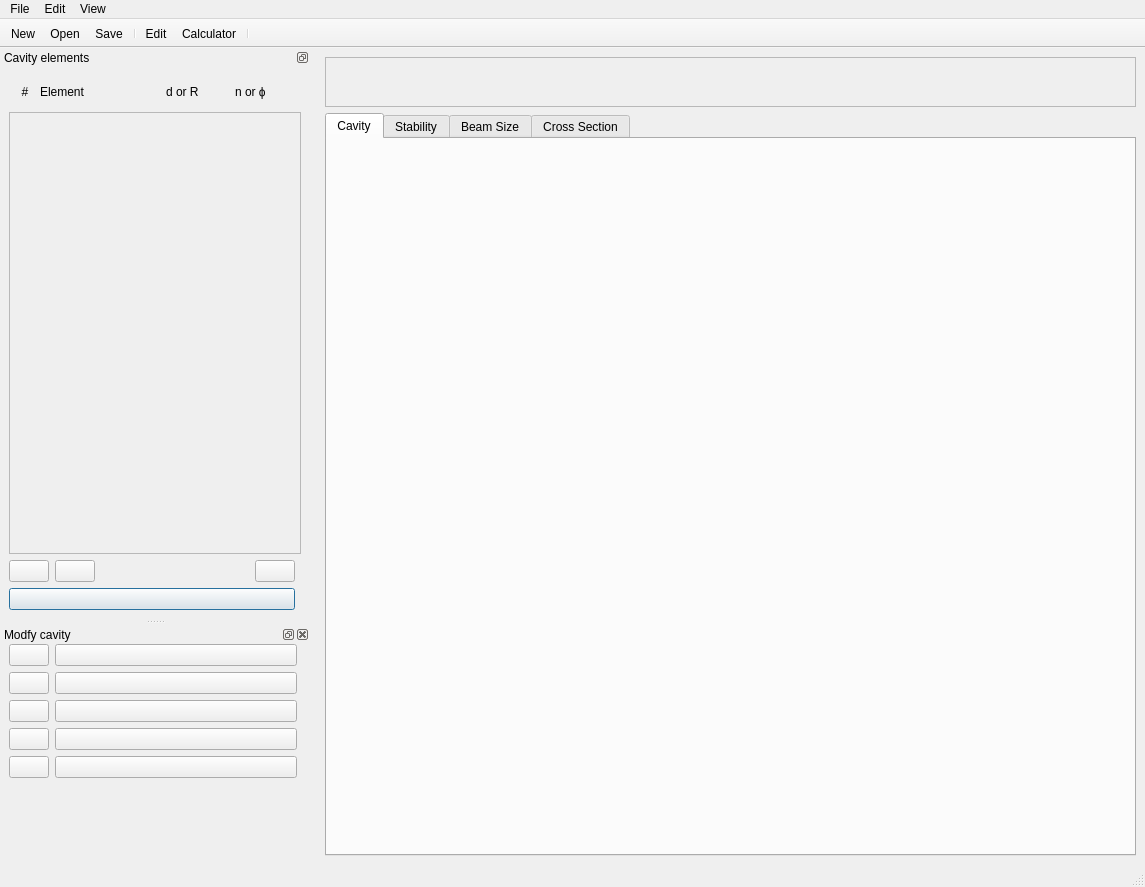
<?xml version="1.0" encoding="UTF-8"?>
<ui version="4.0">
 <class>MainWindow</class>
 <widget class="QMainWindow" name="MainWindow">
  <property name="geometry">
   <rect>
    <x>0</x>
    <y>0</y>
    <width>1145</width>
    <height>887</height>
   </rect>
  </property>
  <property name="windowTitle">
   <string>SimCav 5.0</string>
  </property>
  <property name="windowIcon">
   <iconset>
    <normaloff>Icons/logo-tg3.png</normaloff>Icons/logo-tg3.png</iconset>
  </property>
  <widget class="QWidget" name="centralwidget">
   <layout class="QGridLayout" name="gridLayout_2">
    <item row="1" column="0">
     <widget class="QTabWidget" name="tabWidget">
      <property name="enabled">
       <bool>true</bool>
      </property>
      <property name="tabShape">
       <enum>QTabWidget::Rounded</enum>
      </property>
      <property name="currentIndex">
       <number>0</number>
      </property>
      <property name="movable">
       <bool>true</bool>
      </property>
      <property name="tabBarAutoHide">
       <bool>true</bool>
      </property>
      <widget class="QWidget" name="tab_cavity">
       <attribute name="title">
        <string>Cavity</string>
       </attribute>
      </widget>
      <widget class="QWidget" name="tab_stability">
       <attribute name="title">
        <string>Stability</string>
       </attribute>
       <layout class="QVBoxLayout" name="verticalLayout">
        <item>
         <widget class="QWidget" name="stabilityUI" native="true">
          <property name="sizePolicy">
           <sizepolicy hsizetype="Preferred" vsizetype="Fixed">
            <horstretch>0</horstretch>
            <verstretch>0</verstretch>
           </sizepolicy>
          </property>
          <layout class="QHBoxLayout" name="horizontalLayout_3">
           <item>
            <widget class="QLabel" name="label_5">
             <property name="text">
              <string>Varying element:</string>
             </property>
            </widget>
           </item>
           <item>
            <widget class="QComboBox" name="stability_comboBox"/>
           </item>
           <item>
            <widget class="QLabel" name="label_6">
             <property name="text">
              <string>Variation range:</string>
             </property>
            </widget>
           </item>
           <item>
            <widget class="QLineEdit" name="stability_xstart">
             <property name="inputMethodHints">
              <set>Qt::ImhNone</set>
             </property>
             <property name="placeholderText">
              <string>(mm)</string>
             </property>
            </widget>
           </item>
           <item>
            <widget class="QLineEdit" name="stability_xend">
             <property name="inputMethodHints">
              <set>Qt::ImhNone</set>
             </property>
             <property name="placeholderText">
              <string>(mm)</string>
             </property>
            </widget>
           </item>
           <item>
            <spacer name="horizontalSpacer_2">
             <property name="orientation">
              <enum>Qt::Horizontal</enum>
             </property>
             <property name="sizeHint" stdset="0">
              <size>
               <width>40</width>
               <height>20</height>
              </size>
             </property>
            </spacer>
           </item>
           <item>
            <widget class="QPushButton" name="button_calcStability">
             <property name="text">
              <string>Calculate!</string>
             </property>
            </widget>
           </item>
          </layout>
         </widget>
        </item>
       </layout>
      </widget>
      <widget class="QWidget" name="tab_beamSize">
       <attribute name="title">
        <string>Beam Size</string>
       </attribute>
       <layout class="QVBoxLayout" name="verticalLayout_2">
        <item>
         <widget class="QWidget" name="widget_3" native="true">
          <property name="sizePolicy">
           <sizepolicy hsizetype="Expanding" vsizetype="Fixed">
            <horstretch>0</horstretch>
            <verstretch>0</verstretch>
           </sizepolicy>
          </property>
          <layout class="QHBoxLayout" name="horizontalLayout_4">
           <item>
            <widget class="QLabel" name="label_7">
             <property name="text">
              <string>Beam size at element:</string>
             </property>
            </widget>
           </item>
           <item>
            <widget class="QComboBox" name="beamsize_comboBox_watch"/>
           </item>
           <item>
            <widget class="QLabel" name="label_8">
             <property name="text">
              <string>Varying element:</string>
             </property>
            </widget>
           </item>
           <item>
            <widget class="QComboBox" name="beamsize_comboBox_var"/>
           </item>
           <item>
            <widget class="QLabel" name="label_9">
             <property name="text">
              <string>Variation range:</string>
             </property>
            </widget>
           </item>
           <item>
            <widget class="QLineEdit" name="beamsize_xstart"/>
           </item>
           <item>
            <widget class="QLineEdit" name="beamsize_xend"/>
           </item>
           <item>
            <spacer name="horizontalSpacer_3">
             <property name="orientation">
              <enum>Qt::Horizontal</enum>
             </property>
             <property name="sizeHint" stdset="0">
              <size>
               <width>40</width>
               <height>20</height>
              </size>
             </property>
            </spacer>
           </item>
           <item>
            <widget class="QPushButton" name="button_calcBeamsize">
             <property name="text">
              <string>Calculate!</string>
             </property>
            </widget>
           </item>
          </layout>
         </widget>
        </item>
       </layout>
      </widget>
      <widget class="QWidget" name="tab_crossSection">
       <attribute name="title">
        <string>Cross Section</string>
       </attribute>
       <layout class="QVBoxLayout" name="verticalLayout_3">
        <item>
         <widget class="QWidget" name="widget" native="true">
          <property name="sizePolicy">
           <sizepolicy hsizetype="Preferred" vsizetype="Fixed">
            <horstretch>0</horstretch>
            <verstretch>0</verstretch>
           </sizepolicy>
          </property>
          <layout class="QHBoxLayout" name="horizontalLayout_5">
           <item>
            <widget class="QLabel" name="label_10">
             <property name="text">
              <string>z (mm) = </string>
             </property>
            </widget>
           </item>
           <item>
            <widget class="QLineEdit" name="crossSectionBox">
             <property name="sizePolicy">
              <sizepolicy hsizetype="Fixed" vsizetype="Fixed">
               <horstretch>0</horstretch>
               <verstretch>0</verstretch>
              </sizepolicy>
             </property>
             <property name="text">
              <string>0</string>
             </property>
             <property name="alignment">
              <set>Qt::AlignCenter</set>
             </property>
             <property name="readOnly">
              <bool>true</bool>
             </property>
            </widget>
           </item>
           <item>
            <widget class="QSlider" name="crossSectionSlider">
             <property name="maximum">
              <number>100</number>
             </property>
             <property name="orientation">
              <enum>Qt::Horizontal</enum>
             </property>
             <property name="tickPosition">
              <enum>QSlider::TicksAbove</enum>
             </property>
            </widget>
           </item>
           <item>
            <widget class="QPushButton" name="button_crossSectionUpdate">
             <property name="text">
              <string/>
             </property>
             <property name="icon">
              <iconset>
               <normaloff>Icons/update.png</normaloff>Icons/update.png</iconset>
             </property>
            </widget>
           </item>
          </layout>
         </widget>
        </item>
       </layout>
      </widget>
     </widget>
    </item>
    <item row="0" column="0">
     <widget class="QScrollArea" name="scroll_cavityIcons">
      <property name="sizePolicy">
       <sizepolicy hsizetype="Expanding" vsizetype="MinimumExpanding">
        <horstretch>0</horstretch>
        <verstretch>0</verstretch>
       </sizepolicy>
      </property>
      <property name="minimumSize">
       <size>
        <width>0</width>
        <height>35</height>
       </size>
      </property>
      <property name="maximumSize">
       <size>
        <width>16777215</width>
        <height>50</height>
       </size>
      </property>
      <property name="verticalScrollBarPolicy">
       <enum>Qt::ScrollBarAlwaysOff</enum>
      </property>
      <property name="horizontalScrollBarPolicy">
       <enum>Qt::ScrollBarAsNeeded</enum>
      </property>
      <property name="widgetResizable">
       <bool>true</bool>
      </property>
      <property name="alignment">
       <set>Qt::AlignCenter</set>
      </property>
      <widget class="QWidget" name="scroll_cavityIconsArea">
       <property name="geometry">
        <rect>
         <x>0</x>
         <y>0</y>
         <width>809</width>
         <height>48</height>
        </rect>
       </property>
      </widget>
     </widget>
    </item>
   </layout>
  </widget>
  <widget class="QMenuBar" name="menubar">
   <property name="geometry">
    <rect>
     <x>0</x>
     <y>0</y>
     <width>1145</width>
     <height>22</height>
    </rect>
   </property>
   <widget class="QMenu" name="menuFile">
    <property name="title">
     <string>File</string>
    </property>
    <addaction name="actionNew"/>
    <addaction name="actionOpen"/>
    <addaction name="separator"/>
    <addaction name="actionSave"/>
    <addaction name="actionSaveAs"/>
    <addaction name="separator"/>
    <addaction name="actionQuit"/>
   </widget>
   <widget class="QMenu" name="menuEdit">
    <property name="title">
     <string>Edit</string>
    </property>
   </widget>
   <widget class="QMenu" name="menuView">
    <property name="title">
     <string>View</string>
    </property>
    <addaction name="view_Toolbar"/>
    <addaction name="view_editElements"/>
    <addaction name="view_calculateSolutions"/>
   </widget>
   <addaction name="menuFile"/>
   <addaction name="menuEdit"/>
   <addaction name="menuView"/>
  </widget>
  <widget class="QStatusBar" name="statusbar"/>
  <widget class="QToolBar" name="toolBar">
   <property name="windowTitle">
    <string>toolBar</string>
   </property>
   <property name="movable">
    <bool>false</bool>
   </property>
   <attribute name="toolBarArea">
    <enum>TopToolBarArea</enum>
   </attribute>
   <attribute name="toolBarBreak">
    <bool>false</bool>
   </attribute>
   <addaction name="actionNew"/>
   <addaction name="actionOpen"/>
   <addaction name="actionSave"/>
   <addaction name="separator"/>
   <addaction name="actionEdit"/>
   <addaction name="actionCalculator"/>
   <addaction name="separator"/>
  </widget>
  <widget class="QDockWidget" name="elementbox">
   <property name="sizePolicy">
    <sizepolicy hsizetype="Expanding" vsizetype="Preferred">
     <horstretch>0</horstretch>
     <verstretch>0</verstretch>
    </sizepolicy>
   </property>
   <property name="minimumSize">
    <size>
     <width>310</width>
     <height>240</height>
    </size>
   </property>
   <property name="features">
    <set>QDockWidget::DockWidgetFloatable|QDockWidget::DockWidgetMovable</set>
   </property>
   <property name="allowedAreas">
    <set>Qt::LeftDockWidgetArea|Qt::RightDockWidgetArea</set>
   </property>
   <property name="windowTitle">
    <string>Cavity elements</string>
   </property>
   <attribute name="dockWidgetArea">
    <number>1</number>
   </attribute>
   <widget class="QWidget" name="dockWidgetContents">
    <layout class="QGridLayout" name="gridLayout">
     <item row="0" column="0" colspan="2">
      <widget class="QWidget" name="widget_2" native="true">
       <property name="minimumSize">
        <size>
         <width>0</width>
         <height>30</height>
        </size>
       </property>
       <widget class="QWidget" name="layoutWidget">
        <property name="geometry">
         <rect>
          <x>7</x>
          <y>5</y>
          <width>281</width>
          <height>22</height>
         </rect>
        </property>
        <layout class="QHBoxLayout" name="horizontalLayout_2">
         <item>
          <widget class="QLabel" name="label">
           <property name="maximumSize">
            <size>
             <width>18</width>
             <height>16777215</height>
            </size>
           </property>
           <property name="layoutDirection">
            <enum>Qt::LeftToRight</enum>
           </property>
           <property name="text">
            <string>#</string>
           </property>
           <property name="alignment">
            <set>Qt::AlignCenter</set>
           </property>
          </widget>
         </item>
         <item>
          <widget class="QLabel" name="label_2">
           <property name="minimumSize">
            <size>
             <width>120</width>
             <height>18</height>
            </size>
           </property>
           <property name="text">
            <string>Element</string>
           </property>
          </widget>
         </item>
         <item>
          <widget class="QLabel" name="label_3">
           <property name="text">
            <string>d or R</string>
           </property>
          </widget>
         </item>
         <item>
          <widget class="QLabel" name="label_4">
           <property name="text">
            <string>n or ϕ</string>
           </property>
          </widget>
         </item>
        </layout>
       </widget>
      </widget>
     </item>
     <item row="2" column="0">
      <layout class="QHBoxLayout" name="horizontalLayout">
       <item>
        <widget class="QPushButton" name="button_moveUp">
         <property name="text">
          <string/>
         </property>
         <property name="icon">
          <iconset>
           <normaloff>Icons/arrowUp.png</normaloff>Icons/arrowUp.png</iconset>
         </property>
        </widget>
       </item>
       <item>
        <widget class="QPushButton" name="button_moveDown">
         <property name="text">
          <string/>
         </property>
         <property name="icon">
          <iconset>
           <normaloff>Icons/arrowDown.png</normaloff>Icons/arrowDown.png</iconset>
         </property>
        </widget>
       </item>
       <item>
        <spacer name="horizontalSpacer">
         <property name="orientation">
          <enum>Qt::Horizontal</enum>
         </property>
         <property name="sizeHint" stdset="0">
          <size>
           <width>40</width>
           <height>20</height>
          </size>
         </property>
        </spacer>
       </item>
       <item>
        <widget class="QPushButton" name="button_delete">
         <property name="text">
          <string/>
         </property>
         <property name="icon">
          <iconset>
           <normaloff>Icons/small_del.png</normaloff>Icons/small_del.png</iconset>
         </property>
        </widget>
       </item>
      </layout>
     </item>
     <item row="1" column="0" colspan="2">
      <widget class="QScrollArea" name="element_list">
       <property name="layoutDirection">
        <enum>Qt::LeftToRight</enum>
       </property>
       <property name="widgetResizable">
        <bool>true</bool>
       </property>
       <property name="alignment">
        <set>Qt::AlignLeading|Qt::AlignLeft|Qt::AlignTop</set>
       </property>
       <widget class="QWidget" name="element_list_scroll">
        <property name="geometry">
         <rect>
          <x>0</x>
          <y>0</y>
          <width>290</width>
          <height>415</height>
         </rect>
        </property>
        <property name="layoutDirection">
         <enum>Qt::LeftToRight</enum>
        </property>
        <property name="autoFillBackground">
         <bool>true</bool>
        </property>
       </widget>
      </widget>
     </item>
     <item row="3" column="0">
      <widget class="QPushButton" name="button_calcCavity">
       <property name="maximumSize">
        <size>
         <width>16777215</width>
         <height>30</height>
        </size>
       </property>
       <property name="cursor">
        <cursorShape>PointingHandCursor</cursorShape>
       </property>
       <property name="text">
        <string/>
       </property>
       <property name="icon">
        <iconset>
         <normaloff>Icons/cavity_go1.png</normaloff>Icons/cavity_go1.png</iconset>
       </property>
       <property name="iconSize">
        <size>
         <width>220</width>
         <height>35</height>
        </size>
       </property>
       <property name="autoDefault">
        <bool>false</bool>
       </property>
       <property name="default">
        <bool>true</bool>
       </property>
       <property name="flat">
        <bool>false</bool>
       </property>
      </widget>
     </item>
    </layout>
   </widget>
  </widget>
  <widget class="QDockWidget" name="modifyCavity">
   <property name="sizePolicy">
    <sizepolicy hsizetype="Fixed" vsizetype="Fixed">
     <horstretch>0</horstretch>
     <verstretch>0</verstretch>
    </sizepolicy>
   </property>
   <property name="minimumSize">
    <size>
     <width>310</width>
     <height>240</height>
    </size>
   </property>
   <property name="maximumSize">
    <size>
     <width>310</width>
     <height>240</height>
    </size>
   </property>
   <property name="allowedAreas">
    <set>Qt::LeftDockWidgetArea|Qt::RightDockWidgetArea</set>
   </property>
   <property name="windowTitle">
    <string>Modfy cavity</string>
   </property>
   <attribute name="dockWidgetArea">
    <number>1</number>
   </attribute>
   <widget class="QWidget" name="modifyCavity_widget">
    <widget class="QWidget" name="layoutWidget">
     <property name="geometry">
      <rect>
       <x>9</x>
       <y>0</y>
       <width>288</width>
       <height>216</height>
      </rect>
     </property>
     <layout class="QFormLayout" name="formLayout">
      <item row="0" column="0">
       <widget class="QPushButton" name="button_flatMirror">
        <property name="text">
         <string/>
        </property>
        <property name="icon">
         <iconset>
          <normaloff>Icons/e_flat_mirror.png</normaloff>Icons/e_flat_mirror.png</iconset>
        </property>
        <property name="iconSize">
         <size>
          <width>120</width>
          <height>30</height>
         </size>
        </property>
       </widget>
      </item>
      <item row="0" column="1">
       <widget class="QPushButton" name="button_curvedMirror">
        <property name="text">
         <string/>
        </property>
        <property name="icon">
         <iconset>
          <normaloff>Icons/e_curved_mirror.png</normaloff>Icons/e_curved_mirror.png</iconset>
        </property>
        <property name="iconSize">
         <size>
          <width>120</width>
          <height>30</height>
         </size>
        </property>
       </widget>
      </item>
      <item row="1" column="0">
       <widget class="QPushButton" name="button_distance">
        <property name="text">
         <string/>
        </property>
        <property name="icon">
         <iconset>
          <normaloff>Icons/e_distance.png</normaloff>Icons/e_distance.png</iconset>
        </property>
        <property name="iconSize">
         <size>
          <width>120</width>
          <height>30</height>
         </size>
        </property>
       </widget>
      </item>
      <item row="1" column="1">
       <widget class="QPushButton" name="button_block">
        <property name="text">
         <string/>
        </property>
        <property name="icon">
         <iconset>
          <normaloff>Icons/e_block.png</normaloff>Icons/e_block.png</iconset>
        </property>
        <property name="iconSize">
         <size>
          <width>120</width>
          <height>30</height>
         </size>
        </property>
       </widget>
      </item>
      <item row="2" column="0">
       <widget class="QPushButton" name="button_brewsterPlate">
        <property name="text">
         <string/>
        </property>
        <property name="icon">
         <iconset>
          <normaloff>Icons/e_brewster_plate.png</normaloff>Icons/e_brewster_plate.png</iconset>
        </property>
        <property name="iconSize">
         <size>
          <width>120</width>
          <height>30</height>
         </size>
        </property>
       </widget>
      </item>
      <item row="2" column="1">
       <widget class="QPushButton" name="button_brewsterCrystal">
        <property name="text">
         <string/>
        </property>
        <property name="icon">
         <iconset>
          <normaloff>Icons/e_brewster_crystal.png</normaloff>Icons/e_brewster_crystal.png</iconset>
        </property>
        <property name="iconSize">
         <size>
          <width>120</width>
          <height>30</height>
         </size>
        </property>
       </widget>
      </item>
      <item row="3" column="0">
       <widget class="QPushButton" name="button_flatInterface">
        <property name="text">
         <string/>
        </property>
        <property name="icon">
         <iconset>
          <normaloff>Icons/e_flat_interface.png</normaloff>Icons/e_flat_interface.png</iconset>
        </property>
        <property name="iconSize">
         <size>
          <width>120</width>
          <height>30</height>
         </size>
        </property>
       </widget>
      </item>
      <item row="3" column="1">
       <widget class="QPushButton" name="button_curvedInterface">
        <property name="text">
         <string/>
        </property>
        <property name="icon">
         <iconset>
          <normaloff>Icons/e_curved_interface.png</normaloff>Icons/e_curved_interface.png</iconset>
        </property>
        <property name="iconSize">
         <size>
          <width>120</width>
          <height>30</height>
         </size>
        </property>
       </widget>
      </item>
      <item row="4" column="0">
       <widget class="QPushButton" name="button_thinLens">
        <property name="text">
         <string/>
        </property>
        <property name="icon">
         <iconset>
          <normaloff>Icons/e_thin_lens.png</normaloff>Icons/e_thin_lens.png</iconset>
        </property>
        <property name="iconSize">
         <size>
          <width>120</width>
          <height>30</height>
         </size>
        </property>
       </widget>
      </item>
      <item row="4" column="1">
       <widget class="QPushButton" name="button_customElement">
        <property name="text">
         <string/>
        </property>
        <property name="icon">
         <iconset>
          <normaloff>Icons/e_custom_element.png</normaloff>Icons/e_custom_element.png</iconset>
        </property>
        <property name="iconSize">
         <size>
          <width>120</width>
          <height>30</height>
         </size>
        </property>
       </widget>
      </item>
     </layout>
    </widget>
   </widget>
  </widget>
  <action name="actionNew">
   <property name="icon">
    <iconset>
     <normaloff>Icons/t_new.png</normaloff>Icons/t_new.png</iconset>
   </property>
   <property name="text">
    <string>New</string>
   </property>
   <property name="shortcut">
    <string>Ctrl+N</string>
   </property>
  </action>
  <action name="actionOpen">
   <property name="icon">
    <iconset>
     <normaloff>Icons/t_load.png</normaloff>Icons/t_load.png</iconset>
   </property>
   <property name="text">
    <string>Open</string>
   </property>
   <property name="shortcut">
    <string>Ctrl+O</string>
   </property>
  </action>
  <action name="actionSave">
   <property name="icon">
    <iconset>
     <normaloff>Icons/t_save.png</normaloff>Icons/t_save.png</iconset>
   </property>
   <property name="text">
    <string>Save</string>
   </property>
   <property name="shortcut">
    <string>Ctrl+S</string>
   </property>
  </action>
  <action name="actionQuit">
   <property name="icon">
    <iconset>
     <normaloff>Icons/t_quit.png</normaloff>Icons/t_quit.png</iconset>
   </property>
   <property name="text">
    <string>Quit</string>
   </property>
   <property name="shortcut">
    <string>Ctrl+Q</string>
   </property>
  </action>
  <action name="actionEdit">
   <property name="icon">
    <iconset>
     <normaloff>Icons/t_edit.png</normaloff>Icons/t_edit.png</iconset>
   </property>
   <property name="text">
    <string>Edit</string>
   </property>
   <property name="toolTip">
    <string>Modify cavity</string>
   </property>
  </action>
  <action name="actionCalculator">
   <property name="icon">
    <iconset>
     <normaloff>Icons/t_calcu.png</normaloff>Icons/t_calcu.png</iconset>
   </property>
   <property name="text">
    <string>Calculator</string>
   </property>
   <property name="toolTip">
    <string>Design calculator</string>
   </property>
  </action>
  <action name="view_editElements">
   <property name="checkable">
    <bool>true</bool>
   </property>
   <property name="checked">
    <bool>true</bool>
   </property>
   <property name="text">
    <string>Add elements Widget</string>
   </property>
   <property name="shortcut">
    <string>Ctrl+E</string>
   </property>
  </action>
  <action name="view_calculateSolutions">
   <property name="checkable">
    <bool>true</bool>
   </property>
   <property name="checked">
    <bool>false</bool>
   </property>
   <property name="text">
    <string>Calculate solutions Box</string>
   </property>
   <property name="shortcut">
    <string>Ctrl+R</string>
   </property>
  </action>
  <action name="view_Toolbar">
   <property name="checkable">
    <bool>true</bool>
   </property>
   <property name="checked">
    <bool>true</bool>
   </property>
   <property name="text">
    <string>Toolbar</string>
   </property>
   <property name="shortcut">
    <string>Ctrl+T</string>
   </property>
  </action>
  <action name="actionSaveAs">
   <property name="text">
    <string>Save as...</string>
   </property>
   <property name="shortcut">
    <string>Ctrl+Shift+S</string>
   </property>
  </action>
 </widget>
 <resources/>
 <connections>
  <connection>
   <sender>modifyCavity</sender>
   <signal>visibilityChanged(bool)</signal>
   <receiver>view_editElements</receiver>
   <slot>setChecked(bool)</slot>
   <hints>
    <hint type="sourcelabel">
     <x>154</x>
     <y>744</y>
    </hint>
    <hint type="destinationlabel">
     <x>-1</x>
     <y>-1</y>
    </hint>
   </hints>
  </connection>
  <connection>
   <sender>toolBar</sender>
   <signal>visibilityChanged(bool)</signal>
   <receiver>view_Toolbar</receiver>
   <slot>setChecked(bool)</slot>
   <hints>
    <hint type="sourcelabel">
     <x>572</x>
     <y>41</y>
    </hint>
    <hint type="destinationlabel">
     <x>-1</x>
     <y>-1</y>
    </hint>
   </hints>
  </connection>
 </connections>
</ui>
